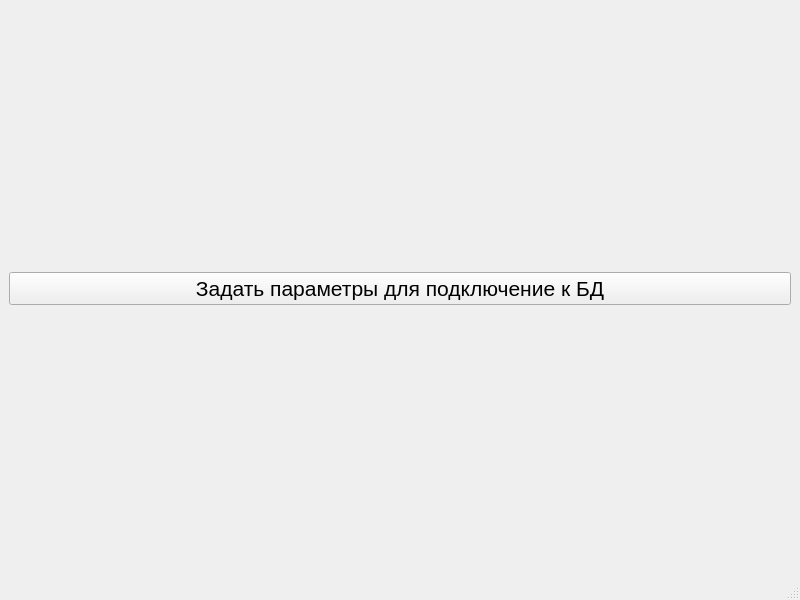
<?xml version="1.0" encoding="UTF-8"?>
<ui version="4.0">
 <class>MainWindow</class>
 <widget class="QMainWindow" name="MainWindow">
  <property name="geometry">
   <rect>
    <x>0</x>
    <y>0</y>
    <width>800</width>
    <height>600</height>
   </rect>
  </property>
  <property name="windowTitle">
   <string>MainWindow</string>
  </property>
  <widget class="QWidget" name="centralwidget">
   <layout class="QHBoxLayout" name="horizontalLayout">
    <item>
     <widget class="QPushButton" name="pushButton">
      <property name="font">
       <font>
        <pointsize>16</pointsize>
       </font>
      </property>
      <property name="text">
       <string>Задать параметры для подключение к БД</string>
      </property>
     </widget>
    </item>
   </layout>
  </widget>
  <widget class="QMenuBar" name="menubar">
   <property name="geometry">
    <rect>
     <x>0</x>
     <y>0</y>
     <width>800</width>
     <height>26</height>
    </rect>
   </property>
  </widget>
  <widget class="QStatusBar" name="statusbar"/>
 </widget>
 <resources/>
 <connections/>
</ui>
